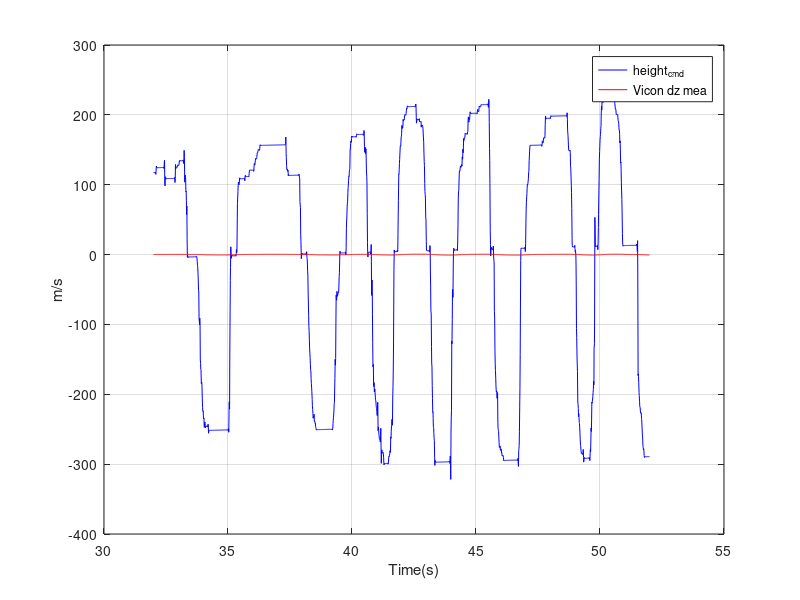
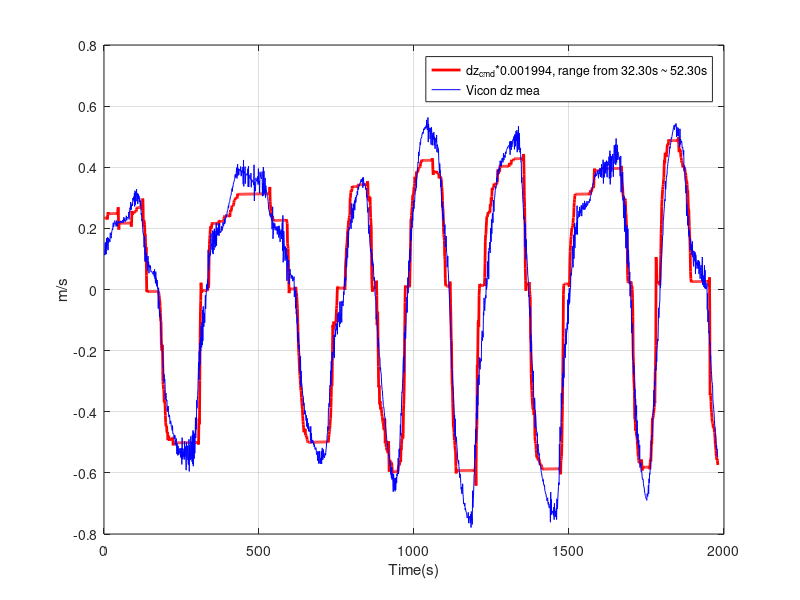

Source code (MATLAB) for these figures, in order:
%Copyright (C) 2017, by 
%Inkyu Sa, inkyu.sa@mavt.ethz.ch
%Mina Kamel, mina.kamel@mavt.ethz.ch

%This is free software: you can redistribute it and/or modify
%it under the terms of the GNU Lesser General Public License as published by
%the Free Software Foundation, either version 3 of the License, or
%(at your option) any later version.
 
%This software package is distributed in the hope that it will be useful,
%but WITHOUT ANY WARRANTY; without even the implied warranty of
%MERCHANTABILITY or FITNESS FOR A PARTICULAR PURPOSE.  See the
%GNU Lesser General Public License for more details.

%You should have received a copy of the GNU Leser General Public License.
%If not, see <http://www.gnu.org/licenses/>.

close all
clear all
load data/ExperimentHeight_falcon2.mat;
height_vc_cmd = Experiment2.RCData.channel(4,:);  %stick velocity command.
height_vc_cmd = height_vc_cmd-1024;


% pitch_vc_cmd = Experiment1.RCData.channel(1,:);
% pitch_vc_cmd = pitch_vc_cmd-1024;

rc_t=Experiment2.RCData.t;

vicon_z=Experiment2.Vicon.p(3,:); %in metre
vicon_t=Experiment2.Vicon.t; % in second.
ts = mean(diff(vicon_t)); % in second.
dvicon_z=diff(vicon_z)/ts;
dvicon_z=[dvicon_z dvicon_z(end)];

%========================
% Selecting sample range
%========================

start_t=32;
end_t=52;
b_idx=min(find(abs(rc_t - start_t)< ts));
e_idx=min(find(abs(rc_t - end_t)< ts));
samp_range_u=b_idx:e_idx;

b_idx=min(find(abs(vicon_t - start_t)< ts));
e_idx=min(find(abs(vicon_t - end_t)< ts));
samp_range_y=b_idx:e_idx;

u_dz=detrend(height_vc_cmd(samp_range_u));
u_t=rc_t(samp_range_u);
y_dz=detrend(dvicon_z(samp_range_y));
y_t=vicon_t(samp_range_y);


figure('Name','Before regression dz');
plot(u_t,u_dz,'b');
hold on;
plot(y_t,y_dz,'r');
xlabel('Time(s)');
ylabel('m/s');
legend('height_{cmd}','Vicon dz mea');
grid on;

[z,lag_z]=xcorr(height_vc_cmd,dvicon_z);
z=medfilt1(z,46);
[~,I_z]=max(z);
time_sync_z=lag_z(I_z);
rc_t = rc_t-time_sync_z*ts;
u_t=u_t-time_sync_z*ts;

y_dz=y_dz(-time_sync_z:end);
u_dz=u_dz(1:end+time_sync_z+1);

%==================================
% nonlinear optimisation for dz
%==================================
f=@(x)sum((y_dz - x*u_dz).^2);
options = optimset('Display','Iter','MaxIter',2000,...
                   'MaxFunEvals',20000,...
                   'TolFun',1e-99,...
                   'TolX',1e-99);
th=0.1;
[x_dz,fval,exitflag] = fminsearch(f,th,options);
x_dz

fprintf('x_dz=%f\n',x_dz);
figure('Name','After regression dz');
plot(u_dz*x_dz,'r','linewidth',2);
hold on;
plot(y_dz,'b');

xlabel('Time(s)');
ylabel('m/s');
strLeg_dz=sprintf('dz_{cmd}*%f, range from %.2fs ~ %.2fs',x_dz,rc_t(b_idx),rc_t(e_idx));
legend(strLeg_dz,'Vicon dz mea');
grid on;

